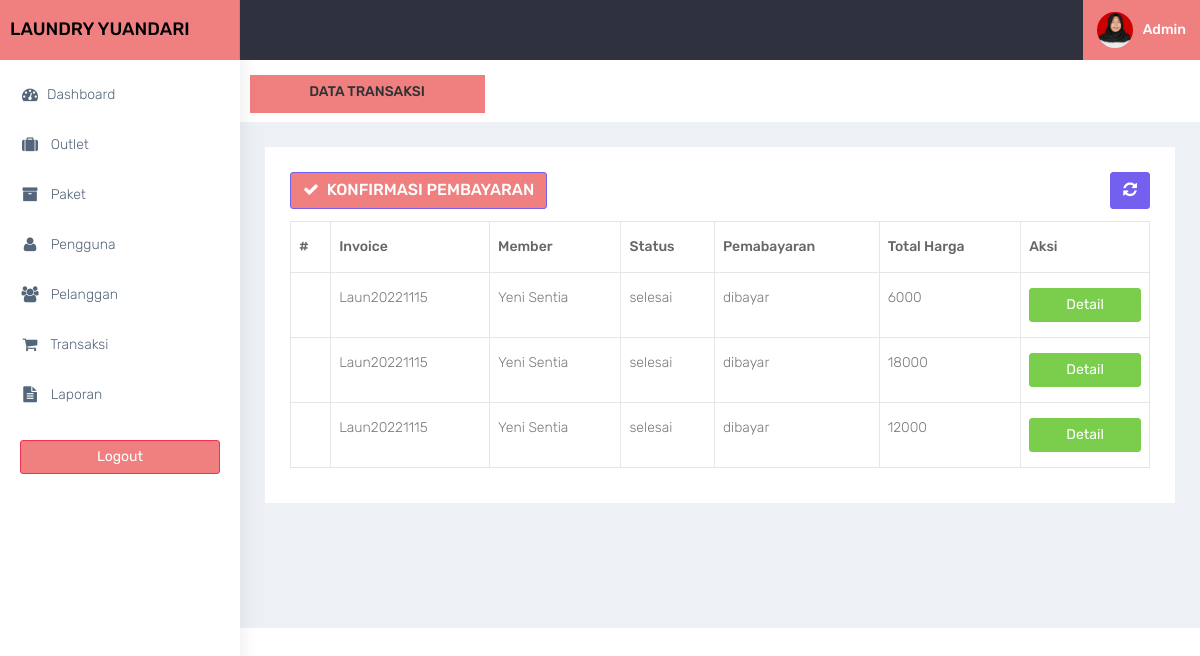
The page /admin/transaksi.php (signed in) on the database its author committed.
### tables this page shows
CREATE TABLE `transaksi` (
  `id_transaksi` int(11) NOT NULL,
  `outlet_id` int(11) DEFAULT NULL,
  `kode_invoice` varchar(100) DEFAULT NULL,
  `member_id` int(11) DEFAULT NULL,
  `tgl` datetime DEFAULT NULL,
  `batas_waktu` datetime DEFAULT NULL,
  `tgl_pembayaran` datetime DEFAULT NULL,
  `biaya_tambahan` int(11) DEFAULT NULL,
  `diskon` double DEFAULT NULL,
  `pajak` int(11) DEFAULT NULL,
  `status` enum('baru','proses','selesai','diambil') DEFAULT NULL,
  `status_bayar` enum('dibayar','belum') DEFAULT NULL,
  `user_id` int(11) DEFAULT NULL
);

CREATE TABLE `member` (
  `id_member` int(11) NOT NULL,
  `nama_member` varchar(100) DEFAULT NULL,
  `alamat_member` text DEFAULT NULL,
  `jenis_kelamin` enum('L','P') DEFAULT NULL,
  `telp_member` varchar(15) DEFAULT NULL,
  `no_ktp` varchar(30) DEFAULT NULL
);

CREATE TABLE `detail_transaksi` (
  `id_detail` int(11) NOT NULL,
  `transaksi_id` int(11) DEFAULT NULL,
  `paket_id` int(11) DEFAULT NULL,
  `qty` double DEFAULT NULL,
  `total_harga` double DEFAULT NULL,
  `keterangan` text DEFAULT NULL,
  `total_bayar` int(11) DEFAULT NULL
);

### admin/functions.php (called while the page is built, shortened)
<?php
function ambildata($conn,$query){
    $data = mysqli_query($conn,$query);
    if (mysqli_num_rows($data) > 0) {
        while($row = mysqli_fetch_assoc($data)){
        $hasil[] = $row;
    }
    return $hasil;
    }
}
?>

### admin/transaksi.php (the view, shortened to what this page needs)
<?php
$title = 'transaksi';
require 'functions.php';
require 'layout_header.php';
$query = "SELECT transaksi.*,member.nama_member , detail_transaksi.total_harga FROM transaksi INNER JOIN member ON member.id_member = transaksi.member_id INNER JOIN detail_transaksi ON detail_transaksi.transaksi_id = transaksi.id_transaksi ";
$data = ambildata($conn,$query);
?>
<div class="container-fluid">
    <div class="row bg-title">
        <div class="col-lg-3 col-md-4 col-sm-4 col-xs-12" style="background-color: lightcoral" align="center">
            <h4 class="page-title">Data <?= $title ?></h4> </div>
    </div>
    <div class="row">
        <div class="col-md-12 col-lg-12 col-sm-12 col-xs-12">
            <div class="white-box">
                <div class="row">
                    <div class="col-md-6">
                         <a style="background-color: lightcoral" align="center" href="transaksi_konfirmasi.php" class="btn btn-primary box-title"><i class="fa fa-check fa-fw"></i> Konfirmasi Pembayaran</a>
                    </div>
                    <div class="col-md-6 text-right">
                        <button id="btn-refresh" class="btn btn-primary box-title text-right" title="Refresh Data"><i class="fa fa-refresh" id="ic-refresh"></i></button>
                    </div>
                </div>
                <div class="table-responsive">
                    <table class="table table-bordered thead-dark" id="table">
                        <thead class="thead-dark">
                            <tr>
                                <th>#</th>
                                <th>Invoice</th>
                                <th>Member</th>
                                <th>Status</th>
                                <th>Pemabayaran</th>
                                <th>Total Harga</th>
                                <th width="15%">Aksi</th>
                            </tr>
                        </thead>
                        <tbody>
                            <?php foreach($data as $transaksi): ?>
                                <tr>
                                    <td></td>
                                    <td><?= $transaksi['kode_invoice'] ?></td>
                                    <td><?= $transaksi['nama_member'] ?></td>
                                    <td><?= $transaksi['status'] ?></td>
                                    <td><?= $transaksi['status_bayar'] ?></td>
                                    <td><?= $transaksi['total_harga'] ?></td>
                                    <td align="center">
                                          <a href="transaksi_detail.php?id=<?= $transaksi['id_transaksi']; ?>" data-toggle="tooltip" data-placement="bottom" title="Edit" class="btn btn-success btn-block">Detail</a>
                                    </td>
                                </tr>
                            <?php endforeach; ?>
                        </tbody>
                    </table>
                </div>
            </div>
        </div>
    </div>
</div>
<?php
require'layout_footer.php';

### assets/css/colors/default.css (style rules this page uses)
body { background: #fff; }

### rows shown on the page
transaksi: kode_invoice "Laun20221115", member.nama_member "Yeni Sentia", status "selesai", status_bayar "dibayar", detail_transaksi.total_harga "6000", detail_transaksi.total_harga "18000", detail_transaksi.total_harga "12000"

### other values the page prints
$title "TRANSAKSI"
